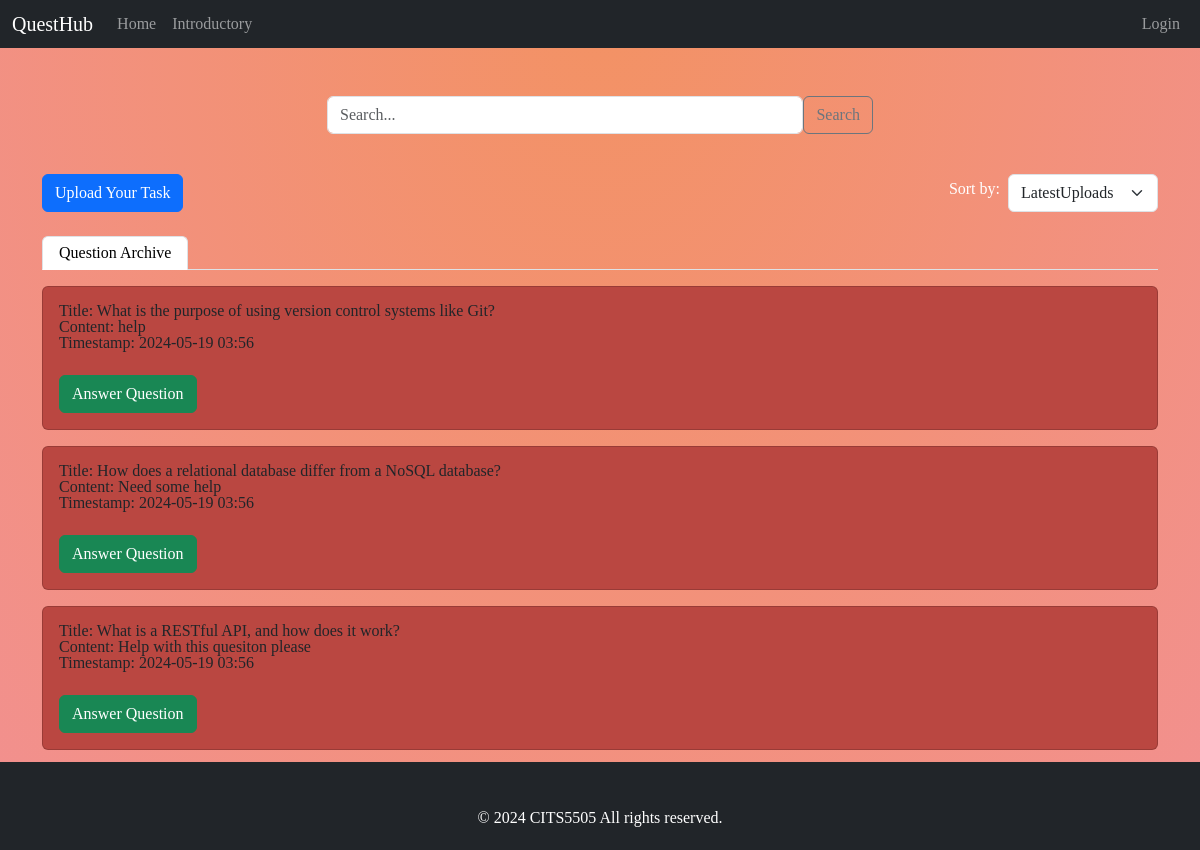
The page /index on the database as committed earlier.
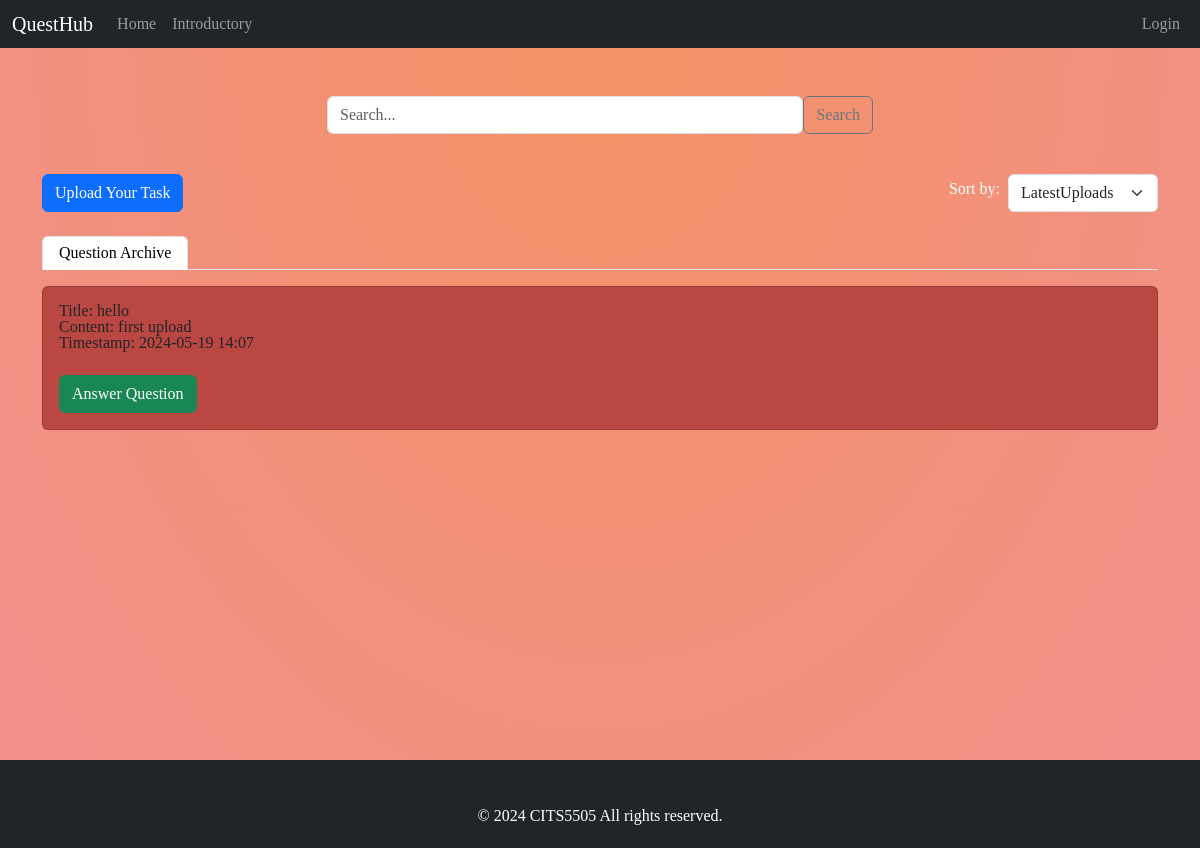
The same page on the database as committed later.
### model/database/db.py (models this page shows)
class Article(db.Model):
    __tablename__='article'
    id=db.Column(db.Integer,primary_key=True)
    userid=db.Column(db.Integer,db.ForeignKey('user.id'))
    title=db.Column(db.String(120),nullable=False)
    content=db.Column(db.String(500),nullable=False)
    create_time=db.Column(db.DateTime,default=datetime.now())
    user = db.relationship('User', backref=db.backref('article', lazy=True))

### app/routes.py (the view)
@main.route('/index')
def index_page():
    tasks = []
    articledata = Article.query.join(User).filter(Article.userid == User.id).order_by(Article.create_time.desc()).all()
    for i in articledata:
        tasks.append(
            {'id': i.id, 'title': i.title, 'content': i.content, 'time': i.create_time.strftime("%Y-%m-%d %H:%M")}
        )
    return render_template('index.html', tasks=tasks)

### app/templates/index.html (shortened to what this page needs)
{% extends 'base.html' %}
{% block content %}
    <div class="container mt-5 pt-5">
        <div class="row justify-content-center">
            <div class="col-md-6">
                <div class="input-group mb-3">
                    <form id="searchForm" action="/search" method="POST" style="display: flex; width: 100%;">
                        <input type="text" class="form-control" id="searchInput" placeholder="Search..."
                               aria-label="Search"
                               aria-describedby="button-addon2" name="keyword" value="{{ word }}">
                        <button class="btn btn-outline-secondary" type="submit" id="searchButton">Search</button>
                    </form>
                </div>
            </div>
        </div>
    </div>
    <div class="container mt-4">
        <div class="d-flex" style="justify-content: space-between;">
            <div class="d-flex justify-content-end">
                <button class="btn btn-primary upload_button">Upload Your Task</button>
            </div>
            <div class="d-flex align-items-center">
                <div class="me-2">
                    <label for="sortSelect" class="form-label">Sort by:</label>
                </div>
                <select class="form-select" id="sort" aria-label="Task Sort" style="width: auto;">
                    <option value="date-newest" {% if  sort_order == 'date-newest' %}selected{% endif %}>LatestUploads</option>
                </select>
            </div>
        </div>
        <ul class="nav nav-tabs mt-4">
            <li class="nav-item">
                <a class="nav-link active" aria-current="page" href="#coding" data-bs-toggle="tab">Question Archive</a>
            </li>
        </ul>
        <div class="tab-content">
            <div class="tab-pane fade show active" id="coding">
                {% for task in tasks %}
                    <div class="card mt-3">
                        <div class="card-body">
                            <a>Title: {{ task.title }}</a>
                            <p class="card-text"><strong>Content:</strong> {{ task.content }}</p>
                            <p class="card-text"><strong>Timestamp:</strong> {{ task.time }}</p>
                            <button class="btn btn-success mt-4" data-bs-toggle="modal"
                                    onclick="geturl('./article?id={{ task.id }}')">
                                Answer Question
                            </button>
                        </div>
                    </div>
                {% endfor %}
            </div>
        </div>
    </div>
    <div style="height: 100px;"></div>
{% endblock %}

### app/templates/base.html (shortened to what this page needs)
<!DOCTYPE html>
<html lang="en">
<head>
    <link rel="stylesheet" href="https://cdn.jsdelivr.net/npm/bootstrap@5.3.0-alpha1/dist/css/bootstrap.min.css">
    <link rel="stylesheet" href="https://getbootstrap.com/docs/5.3/assets/css/docs.css">
    {% block head %}
        <link rel="stylesheet" href="/static/css/mainpagestyle.css">
    {% endblock %}
</head>
<body>
{% block navbar %}
    <nav class="navbar navbar-expand-lg navbar-dark bg-dark fixed-top">
        <div class="container-fluid">
            <a class="navbar-brand" href="/">QuestHub</a>
            <div class="offcanvas offcanvas-end text-bg-dark" tabindex="-1" id="offcanvasDarkNavbar"
                 aria-labelledby="offcanvasDarkNavbarLabel">
                <div class="offcanvas-body">
                    <ul class="navbar-nav">
                        <li class="nav-item">
                            <a class="nav-link" href="/index">Home</a>
                        </li>
                        <li class="nav-item">
                            <a class="nav-link" href="/leaderboard.html">Introductory</a>
                        </li>
                    </ul>
                    <ul class="navbar-nav ms-auto">
                        {% if session.username %}
                            <li class="nav-item">
                                <a class="nav-link" href="#">Hello, {{ session.username }}</a>
                            </li>
                            <li class="nav-item">
                                <a class="nav-link" href="/userinfo">Profile</a>
                            </li>
                            <li class="nav-item">
                                <a class="nav-link" href="{{ url_for('main.logout') }}">Logout</a>
                            </li>
                        {% else %}
                            <li class="nav-item nav_login">
                                <a class="nav-link" href="/login">Login</a>
                            </li>
                        {% endif %}
                    </ul>
                </div>
            </div>
        </div>
    </nav>
{% endblock %}
{% block content %}
{% endblock %}
{% block footer %}
    <footer class="w-100 footer bg-dark text-white py-4 mt-5">
        <div class="container">
            <div class="text-center mt-4">
                © 2024 CITS5505 All rights reserved.
            </div>
        </div>
    </footer>
{% endblock %}
</body>
</html>

### app/static/css/mainpagestyle.css (style rules this page uses)
*, *::before, *::after { box-sizing: border-box; }
body { min-height: 450px; height: 100vh; margin: 0; background: radial-gradient(ellipse farthest-corner at center top, #f39264 0%, #f2908f 100%); color: #fff; font-family: "Open Sans", sans-serif; }
.card { background-color: #ba4741; }
html, body, div, span, applet, object, iframe, h1, h2, h3, h4, h5, h6, p, blockquote, pre, a, abbr, acronym, address, big, cite, code, del, dfn, em, img, ins, kbd, q, s, samp, small, strike, strong, sub, sup, tt, var, b, u, i, center, dl, dt, dd, ol, ul, li, fieldset, form, label, legend, table, caption, tbody, tfoot, thead, tr, th, td, article, aside, canvas, details, embed, figure, figcaption, footer, header, hgroup, menu, nav, output, ruby, section, summary, time, mark, audio, video { margin: 0; padding: 0; border: 0; font-size: 100%; font: inherit; vertical-align: baseline }
article, aside, details, figcaption, figure, footer, header, hgroup, menu, nav, section { display: block }
body { line-height: 1 }
ol, ul { list-style: none }
.footer { position: fixed; left: 0; bottom: 0; width: 100%; background-color: #333; color: #fff; text-align: center; padding: 20px 0; }

Rows that differ between the two databases and show on the page:
removed Article: title "What is the purpose of using version control systems like Git?", content "help", time "2024-05-19 03:56"
removed Article: title "How does a relational database differ from a NoSQL database?", content "Need some help", time "2024-05-19 03:56"
removed Article: title "What is a RESTful API, and how does it work?", content "Help with this quesiton please", time "2024-05-19 03:56"
added Article: title "hello", content "first upload", time "2024-05-19 14:07"
